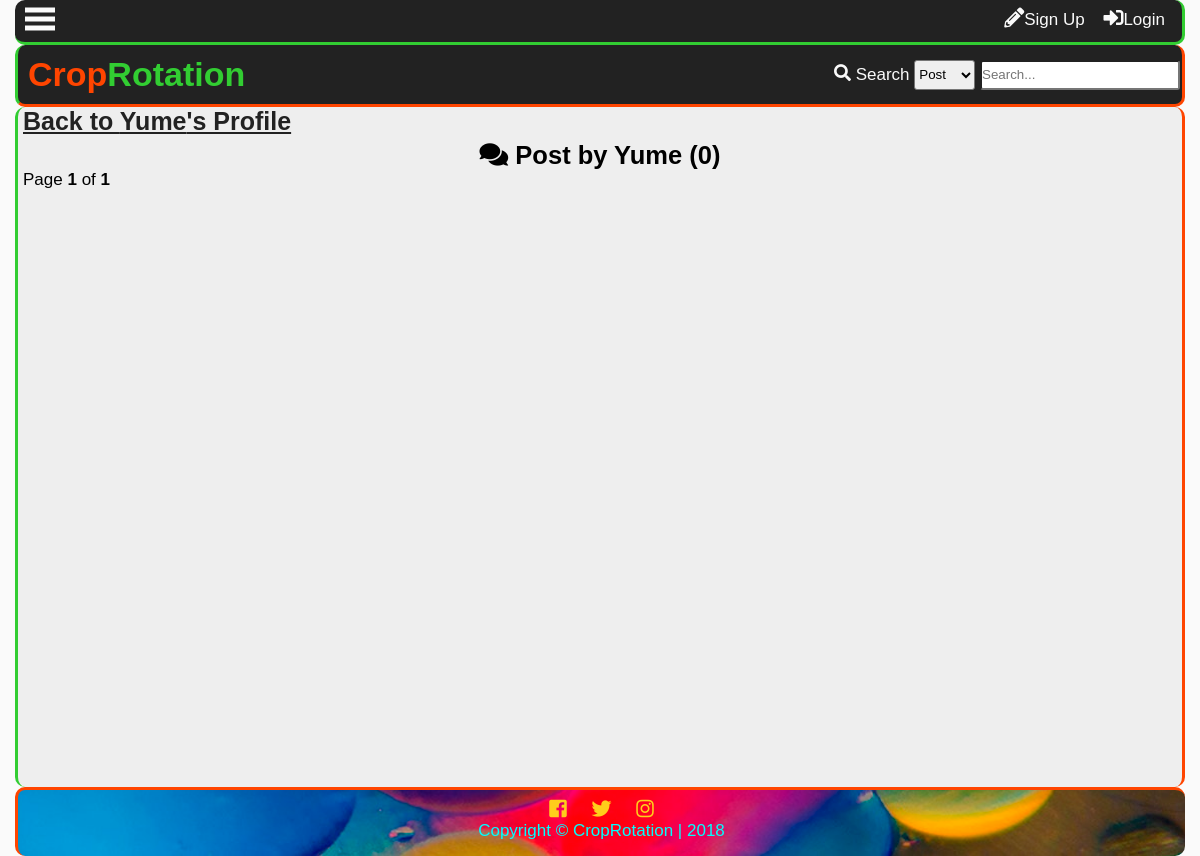
/profilepost.php?name=Yume, run on an earlier commit of the app's database.
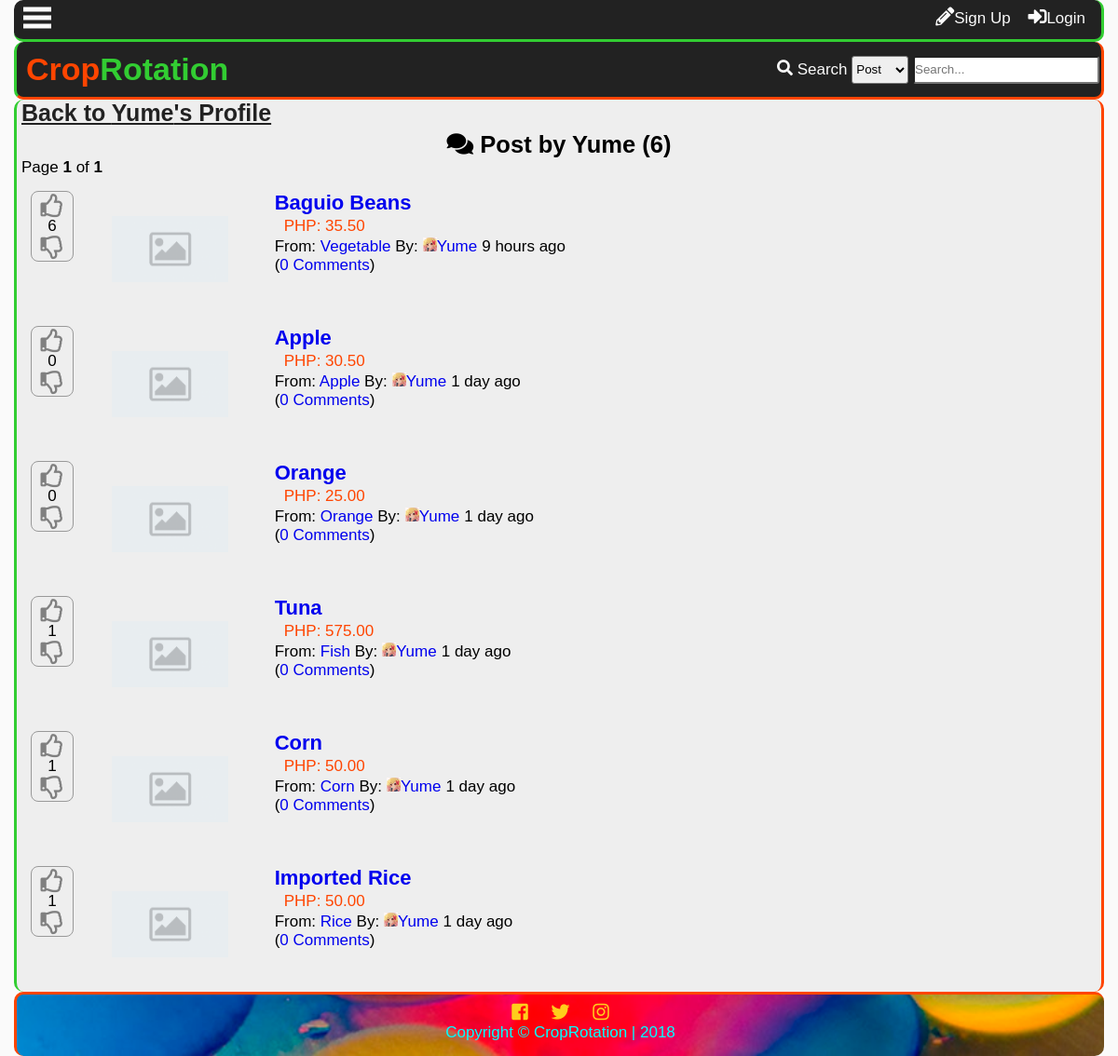
And on a later commit of the database.
### tables this page shows
CREATE TABLE `tblpost` (
  `postid` int(11) NOT NULL,
  `forumid` int(11) NOT NULL,
  `title` varchar(150) NOT NULL,
  `datecreated` datetime DEFAULT NULL,
  `description` text NOT NULL,
  `price` decimal(10,2) NOT NULL,
  `img` varchar(150) NOT NULL,
  `starter` int(11) NOT NULL,
  `score` int(11) NOT NULL,
  `views` int(11) NOT NULL,
  `comments` int(11) NOT NULL
);

CREATE TABLE `tblforum` (
  `forumid` int(11) NOT NULL,
  `title` varchar(100) NOT NULL,
  `name` varchar(100) NOT NULL,
  `datecreated` datetime DEFAULT NULL,
  `description` varchar(255) NOT NULL,
  `creator` int(11) NOT NULL,
  `views` int(11) NOT NULL,
  `subscriber` int(11) NOT NULL
);

CREATE TABLE `tbluser` (
  `userid` int(11) NOT NULL,
  `username` varchar(100) NOT NULL,
  `password` varchar(100) NOT NULL,
  `firstname` varchar(100) NOT NULL,
  `middlename` varchar(100) NOT NULL,
  `lastname` varchar(100) NOT NULL,
  `birthday` varchar(20) NOT NULL,
  `datecreated` timestamp NOT NULL DEFAULT '0000-00-00 00:00:00',
  `email` varchar(100) NOT NULL,
  `website` varchar(255) NOT NULL,
  `location` varchar(255) NOT NULL,
  `usertypeid` int(11) NOT NULL,
  `access` int(11) NOT NULL,
  `imgname` varchar(100) NOT NULL,
  `imgtype` varchar(100) NOT NULL,
  `imgpath` varchar(200) NOT NULL,
  `bio` text NOT NULL,
  `is_show_email` tinyint(1) NOT NULL,
  `gender` int(11) NOT NULL,
  `lastupdate` timestamp NOT NULL DEFAULT '0000-00-00 00:00:00',
  `lastonline` timestamp NOT NULL DEFAULT '0000-00-00 00:00:00',
  `profileviews` int(11) NOT NULL
);

### profilepost.php (the view, shortened to what this page needs)
<?php
include'functions.php';
require_once'connection.php';
$name=$_GET['name'];
?>
<!DOCTYPE html>
<html lang="en">
<head>
    <link rel="stylesheet" href="css/style.css">
  	<link rel="stylesheet" href="css/fontawesome-all.css">
</head>
<body>
	<div class="main-container">
	<?php
		addheader();
	?>
		<div class="other-content">
			<h1><a class="btp" href="profile.php?name=<?php echo $name ?>">Back to <?php echo $name ?>'s Profile</a></h1>
<ul id="forum-list">
<?php
$sql="SELECT userid FROM tbluser WHERE username='$name'";
$result=$conn->query($sql);
$row=$result->fetch_object();
$rid=$row->userid;
$sql = "SELECT postid FROM tblpost
	LEFT JOIN tblforum
		ON tblpost.forumid = tblforum.forumid
	LEFT JOIN tbluser
		ON userid = starter
	WHERE starter='$rid'
	ORDER BY postid DESC";
$result=$conn->query($sql);
$rows=$result->num_rows;
$page_rows = 25;
$last = ceil($rows/$page_rows);
if($last < 1){
	$last = 1;
}
$pagenum = 1;
$limit = 'LIMIT ' .($pagenum - 1) * $page_rows .',' .$page_rows;
$sql = "SELECT postid,tblpost.forumid,name,imgpath,tblpost.title,tblpost.datecreated,username,img,price,comments,score FROM tblpost
	LEFT JOIN tblforum
		ON tblpost.forumid = tblforum.forumid
	LEFT JOIN tbluser
		ON userid = starter
	WHERE starter='$rid'
	ORDER BY postid DESC
	$limit";
	$result = $conn->query($sql);
$textline1 = "<i class='fas fa-comments'></i> Post by ".$_GET['name']." (<b>$rows</b>)";
$textline2 = "Page <b>$pagenum</b> of <b>$last</b>";
$paginationCtrls = '';
 echo'<h2>  '.$textline1.'</h2>
  <p>  '.$textline2.' </p>
  <div id="pagination_controls"> '.$paginationCtrls.'</div>';
	while($row=$result->fetch_object()){
		$id = $row->postid;
		$forumid = $row->forumid;
		$forum = $row->name;
		$ptitle = $row->title;
		$name = $row->username;
		$comments = $row->comments;
		$date = $row->datecreated;
		$score = $row->score;
		$flair= $row->imgpath;
		$pimg=$row->img;
		if(!$pimg){
			$pimg='img/noimage.png';
		}
		$price = $row->price;
		echo '<li value="'.$id.'">
 		<div class="forum-post-grid">';
 		if(isset($_SESSION['id'])){
		$sql2 = "SELECT upvoteid FROM tblupvotepost WHERE user='$uid' and post='$id'";
		$result2 = $conn->query($sql2);
		$upvote = $result2->num_rows;
		$sql3 = "SELECT downvoteid FROM tbldownvotepost WHERE user='$uid' and post='$id'";
		$result3 = $conn->query($sql3);
		$downvote = $result3->num_rows;
 		echo'
 		<div class="vote">';
 			if(!$upvote){
 			echo'<div id="up-'.$id.'" style="color:gray;" value="'.$id.'" onclick="upvotepost(this)" class="upvote"><i class="far fa-thumbs-up"></i></div>';
 			}else{
 			echo'<div id="up-'.$id.'" style="color:orangered;" value="'.$id.'" onclick="upvotepost(this)" class="upvote"><i class="far fa-thumbs-up"></i></div>';
 			}
 			if($score<0){
 				$score=0;
 			}
			echo'
			<div id="score-'.$id.'">'.$score.'</div>';
			if(!$downvote){
			echo'
			<div id="down-'.$id.'" style="color:gray;" value="'.$id.'" onclick="downvotepost(this)" class="downvote"><i class="far fa-thumbs-down"></i>
			</div>';
			}else{
			echo'
			<div id="down-'.$id.'" style="color:blue;" value="'.$id.'" onclick="downvotepost(this)" class="downvote"><i class="far fa-thumbs-down"></i>
			</div>';
			}
			echo'
		</div>';
		}else{
			echo'
		<div class="vote">
 			<div class="upvote" style="color:gray;" onclick="showlogin()">
			<i class="far fa-thumbs-up"></i>
			</div>';
			echo'<div>'.$score.'</div>
			<div class="downvote" style="color:gray;" onclick="showlogin()">
			<i class="far fa-thumbs-down"></i>
		</div>
		</div>';
		}
		echo '<div class="post-image">
			<img src='.$pimg.'>
		</div>';
		echo'<div class="post-right">
		<p class="main-forum-title"><a href="reply.php?id='.$forumid.'&thread='.$id.'">'.$ptitle.'</a></p>';
		echo'<div class="price">PHP: '.number_format($price,2).'</div>';
		echo'<div class="second-line">
			<div class="from">
				From: <a href="forums.php?id='.$forumid.'">
				'.$forum.'</a> By:
			</div>
			<div class="by">
				<a href="profile.php?name='.$name.'">
				<p><div class="flair">
					<img src="'.$flair.'">
				</div>'.$name.'</a>
			</div>
			<div class="when">
				'.time_elapsed_string($date).'
			</div>
		</div>
		<div class="com">
			<p>(<a href="reply.php?id='.$forumid.'&thread='.$id.'">'.$comments.' Comments</a>)</p>
		</div>
		</div>
		</div>
		</li>';
	}
?>
			</ul>
		</div>
		<?php
			addfooter();
		?>
	</div>
</body>
</html>

### functions.php (shortened to what this page needs)
<?php
function addheader(){
	echo'<header id="main-header">
			<div class="grid-header">
				<div class="box1">
					<h1 id="header-text"><a href="index.php"><span id="first-text">Crop</span><span id="second-text">Rotation</span></a></h1>
				</div>
				<div class="box2">';
						search_function();
				echo'</div>
				<div class="modal2">
				</div>
				<div id="search-dropdown">
				</div>
			</div>
		</header>
		<div class="subheader">
			<div class="subgrid">
				<div class="svg">
					<p class="open-slide" onclick="openSlideMenu()">
						<svg width="30" height="30">
							<path d="M0,5 30,5" stroke="#fafafa" stroke-width="5"/>
							<path d="M0,14 30,14" stroke="#fafafa" stroke-width="5"/>
							<path d="M0,23 30,23" stroke="#fafafa" stroke-width="5"/>
						</svg>
					</p>
				</div>
				<div class="profile-grid">';
						session_button();
				echo'</div>
			</div>
		</div>
	';
}
function addfooter(){
	echo'<footer id="main-footer">
			<div class="container">
				<a target="_blank" title="Like us on Facebook" href="https://www.facebook.com/"><i class="fab fa-facebook-square"></i></a>
				<a target="_blank" title="Follow us on Twitter" href="https://twitter.com/"><i class="fab fa-twitter"></i></a>
				<a target="_blank" title="Follow us on Instagram" href="https://www.instagram.com/?hl=ens"><i class="fab fa-instagram"></i></a>
				<p>Copyright &copy; <span id="company">CropRotation</span> | 2018</p>
			</div>
		</footer>';
}
function time_elapsed_string($datetime, $full = false) {
    $now = new DateTime;
    $ago = new DateTime($datetime);
    $diff = $now->diff($ago);
    $string = array(
        'y' => 'year',
        'm' => 'month',
        'd' => 'day',
        'h' => 'hour',
        'i' => 'minute',
        's' => 'second',
    );
    foreach ($string as $k => &$v) {
        if ($diff->$k) {
            $v = $diff->$k . ' ' . $v . ($diff->$k > 1 ? 's' : '');
        } else {
            unset($string[$k]);
        }
    }
    if (!$full) $string = array_slice($string, 0, 1);
    return $string ? implode(', ', $string) . ' ago' : 'just now';
}
function session_button(){
	$conn = mysqli_connect ("localhost", "root", "", "itsproject");
	if(isset($_SESSION['id'])){
	$id=$_SESSION['id'];
		$sql="SELECT imgpath FROM tbluser WHERE userid=".$id."";
		$result=$conn->query($sql);
		$row=$result->fetch_object();
		$tn_image=$row->imgpath;
		if($tn_image==''){
			$tn_image='img/default.png';
		}
$sql="SELECT pmid FROM tblpm WHERE receiverid='$id' AND checked=0 GROUP BY senderid";
$result=$conn->query($sql);
$count=$result->num_rows;
		echo'<a class="button" title="Check your messages" href="inbox.php?name='.$_SESSION["name"].'"><i class="far fa-envelope"></i><span id="pmnum">'.$count.'</span></a>';
$sql="SELECT notifid FROM tblnotif
	WHERE receiverid='$id' and checked=0
	";
$result=$conn->query($sql);
$count=$result->num_rows;
		echo'<a class="button" id="notifbtn" title="Check your notifications" onclick="toggleNotif()""><i class="far fa-bell"></i><span id="notifnum">'.$count.'</span></a>
		<a class="button" href=profile.php?name='.$_SESSION['name'].'>
		'.$_SESSION["name"].'\'s Profile<div class="top-tn"><img src="'.$tn_image.'""></div></a>';
		echo'<div id="notifdrop">
		Notifications
		<ul>';
$sql="SELECT notifid,username,imgpath,receiverid,notifdate,notiftype,checked,details,details2 FROM tblnotif
	LEFT JOIN tbluser
		ON tblnotif.userid=tbluser.userid
	WHERE receiverid='$id'
	ORDER BY notifid DESC
	LIMIT 10";
$result=$conn->query($sql);
$count=$result->num_rows;
if($count==0){
	echo'<li>No notifications yet...</li>';
}else{
while($rows=$result->fetch_object())
{
$nid=$rows->notifid;
$uname=$rows->username;
$rid=$rows->receiverid;
$date=time_elapsed_string($rows->notifdate);
$type=$rows->notiftype;
$imgpath=$rows->imgpath;
$uname=$rows->username;
$details=$rows->details;
$details2=$rows->details2;
if(!$imgpath){
	$imgpath='img/default.png';
}
if($type==1){
	echo'<li><div class="comment-tn">
				<img src="'.$imgpath.'">
			</div> <a class="n1" href="profile.php?name='.$uname.'">'.$uname.'</a> <a class="n2" href="profile.php?name='.$_SESSION['name'].'#comment'.$details.'"> has commented on your profile '.$date.'</a></li>';
} else if($type==2){
	if ($details2==1){
	echo'<li><div class="comment-tn">
				<img src="'.$imgpath.'">
			</div>
			 <a class="n1" href="profile.php?name='.$uname.'">'.$uname.'</a> has sent a friend request '.$date.'<br>
		<div id="fr-'.$nid.'"><a class="fr-yes" onclick="friendyes(this)" value="'.$nid.'">Yes</a> <a class="fr-no" onclick="friendno(this)" value="'.$nid.'">No</a>
		</div>
		</li>';
	} else if($details2==2){
		echo'<li><div class="comment-tn">
				<img src="'.$imgpath.'">
			</div>
			 <a class="n1" href="profile.php?name='.$uname.'">'.$uname.'</a> has sent a friend request '.$date.'<br>
		<div id="fr-'.$nid.'">
			Request Accepted
		</div>
		</li>';
	} else if($details2==3){
		echo'<li><div class="comment-tn">
				<img src="'.$imgpath.'">
			</div>
			 <a class="n1" href="profile.php?name='.$uname.'">'.$uname.'</a> has sent a friend request '.$date.'<br>
		<div id="fr-'.$nid.'">
			Request Denied
		</div>
		</li>';
	}
}else if ($type==3){
	echo'<li><i class="fas fa-ban banned"></i> Sorry, your profile picture has been removed.<br>
	Please read the rules and guidelines.</li>';
}
}
}
		echo'<center><a id="seeallnotif" href="notification.php">See all notifications</a></center>
		</ul>
		</div>';
	}else{
		echo'<a href ="register.php" class="button"><i class="fas fa-pencil-alt"></i></i>Sign Up</a>
		<a id="modalBtn" class="button"><i class="fas fa-sign-in-alt"></i>Login</a>';
	}
}
function search_function(){
	echo'
		<form action="search.php" method="get">
			<i class="fas fa-search"></i>
			<label>Search</label>
			<select name="criteria" id="criteria">
				<option value="3">Post</option>
				<option value="1">Forum</option>
				<option value="2">User</option>
			</select>
			<input type="text" onkeyup="searchdropdown()" required name="search-text" placeholder="Search..." id="search-text" autocomplete="off">
		</form>
	';
}

### css/style.css (style rules this page uses)
* { padding:0; margin:0; }
:root { --facebookblue:#4267b2; --twitterlogo:#00aced; --lightblue:#c0deed; --sunflower:#ffce1b; --orangered:#FF4500; --magenta:#ff00ff; --lime:#32CD32; --palegreen:#98fb98; --maroon:#800000; --blood-red:#8B0000; --cyan:#00ffff; --primary-color:#FF4500; --secondary-color:#FFAE42; --contrast: #32CD32; --secondary-contrast:#98fb98; --light-color:#fafafa; --dark-color:#222; --gray:#eee; --darkgray:#999; }
body { font-family:'Open-sans',sans-serif; font-size: 17px; background:var(--light-color); }
.main-container { display:grid; grid-template-areas: "subheader" "header" "showcase" "content" "footer"; margin:0px; padding:0 15px 0 15px; }
.container { padding:0 5px 0 5px; }
.subheader { grid-area:subheader; background: var(--dark-color); color:var(--light-color); border-right:3px solid var(--contrast); border-bottom:3px solid var(--contrast); border-radius: 10px; padding-bottom: 4px; }
.subgrid { display: grid; grid-template-columns: 1fr 4fr; grid-template-areas: "svg profile" }
.svg { grid-area: svg; padding-top: 5px }
.profile-grid { grid-area: profile; grid-column-start: right; padding: 8px; }
.profile-grid i { font-size:20px; }
.subheader p svg { padding-left: 10px }
.button { padding: 2px 5px; color:var(--light-color); border:0; margin-right: 4px; text-align: center; cursor:pointer; text-decoration: none; }
#main-header { grid-area:header; background: var(--dark-color); border-bottom: 3px solid var(--primary-color); border-left: 3px solid var(--contrast); border-right: 3px solid var(--primary-color); color:var(--light-color); border-radius: 10px; }
#highlight-text,#first-text { color:var(--primary-color); }
#second-text { color:var(--contrast); }
#header-text a { text-decoration: none; color:var(--light-color); }
.grid-header { display:grid; grid-template-columns: 2fr 3fr 1fr; grid-template-areas: "title nav login"; align-items:center; padding: 10px 0; }
.box1 { grid-area:title; }
.box2 { grid-area:login; grid-column-start: right; padding-right: 2px; }
#header-text { padding-left:10px; }
.box2 select { height: 30px; border-radius: 3px; }
.box2 input[type='text'] { height: 30px; width: 200px; border-radius: 3px; }
.other-content { box-sizing: border-box; padding-left:5px; padding-right: 5px; background: var(--gray); min-height:85vh; border-left: 3px solid var(--contrast); border-right: 3px solid var(--primary-color); border-radius: 10px; }
.other-content h1 { float:center; font-size: 25px; }
.other-content h2,.other-content h3 { text-align: center; margin-top: 5px; }
.btp { color:var(--dark-color); }
#forum-list li { list-style: none; padding: 10px; }
.main-forum-title { font-size: 22px; font-weight: bold; }
.forum-post-grid { display: grid; grid-template-columns: 1fr 2fr 10fr; grid-template-areas: "vote pimg post-right" }
.forum-post-grid a { text-decoration: none; }
.vote { grid-area: vote; width: 40px; height: 70px; text-align: center; border: 1px solid var(--darkgray); padding:2px; border-radius: 8px; }
.vote i { font-size: 25px; }
.upvote,.downvote { cursor: pointer; }
.post-image { grid-area: pimg; display: grid; align-items:center; overflow:hidden; width:125px; height:125px; }
.post-image img { max-width: 100%; max-height: 100%; }
.post-right { grid-area: post-right; }
.price { padding:2px 10px; border-radius: 8px; color: var(--primary-color); }
.from,.by,.when { float:left; padding-right: 5px; }
.com { clear:both; float:left; }
.flair { display: inline-block; width: 15px; height: 15px; overflow:hidden; }
.flair img { max-width: 100%; }
#main-footer { grid-area:footer; background:url(../img/rainbow.jpg); background-position:center; background-size:cover; background-repeat:no-repeat; background-attachment: fixed; text-align: center; padding: 8px; color:var(--cyan); height: 50px; border-top: 3px solid var(--primary-color); border-left: 3px solid var(--primary-color); border-radius: 10px; }
#main-footer a { font-size: 20px; color: var(--sunflower); text-decoration: none; padding-left: 10px; padding-right: 10px; }

What changed in the data, as far as the page shows it:
added tblpost: $id 31 (drawn), score "6", title "Baguio Beans", price "35.50", forumid.name "Vegetable", tbluser.imgpath (picture), tbluser.username "Yume", datecreated "9 hours ago", comments "0"
added tblpost: $id 30 (drawn), score "0", title "Apple", price "30.50", forumid.name "Apple", tbluser.imgpath (picture), tbluser.username "Yume", datecreated "1 day ago", comments "0"
added tblpost: $id 29 (drawn), score "0", title "Orange", price "25.00", forumid.name "Orange", tbluser.imgpath (picture), tbluser.username "Yume", datecreated "1 day ago", comments "0"
added tblpost: $id 28 (drawn), score "1", title "Tuna", price "575.00", forumid.name "Fish", tbluser.imgpath (picture), tbluser.username "Yume", datecreated "1 day ago", comments "0"
added tblpost: $id 27 (drawn), score "1", title "Corn", price "50.00", forumid.name "Corn", tbluser.imgpath (picture), tbluser.username "Yume", datecreated "1 day ago", comments "0"
added tblpost: $id 26 (drawn), score "1", title "Imported Rice", price "50.00", forumid.name "Rice", tbluser.imgpath (picture), tbluser.username "Yume", datecreated "1 day ago", comments "0"
Also different on the page:
$rows: "0" → "6"
